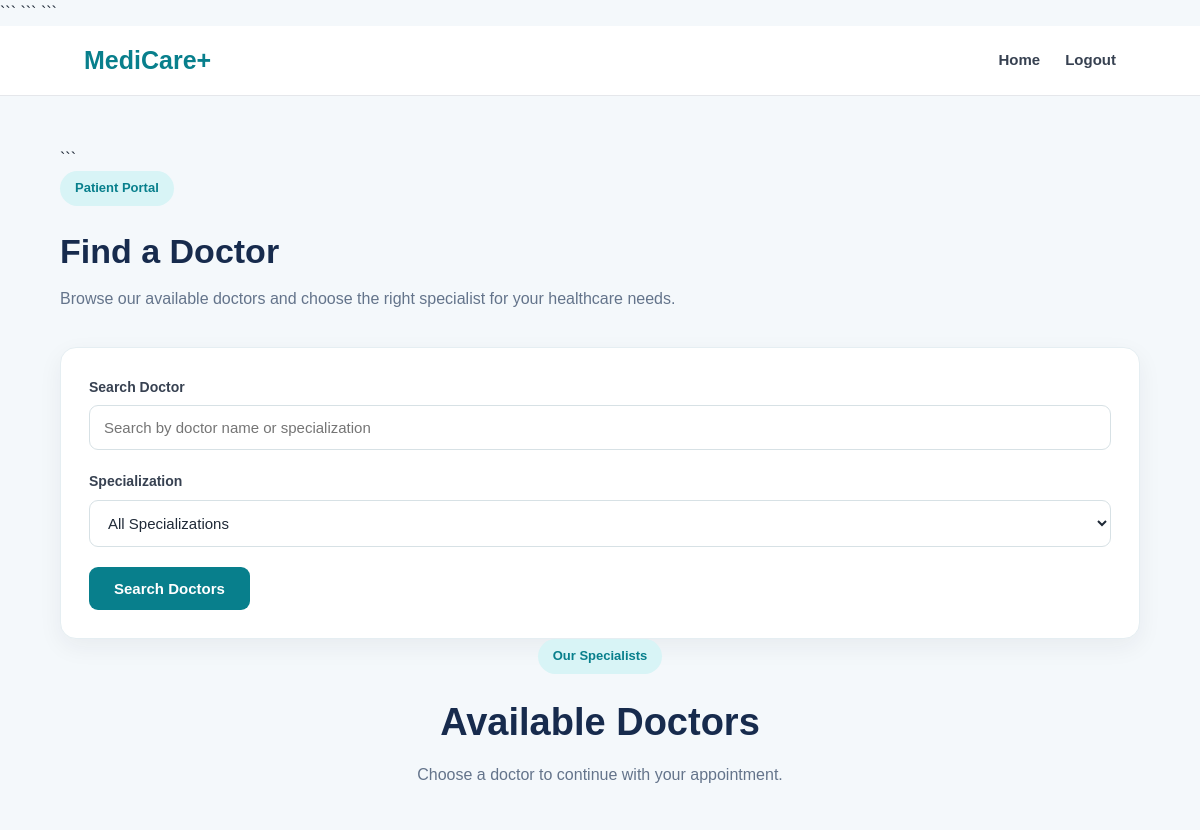
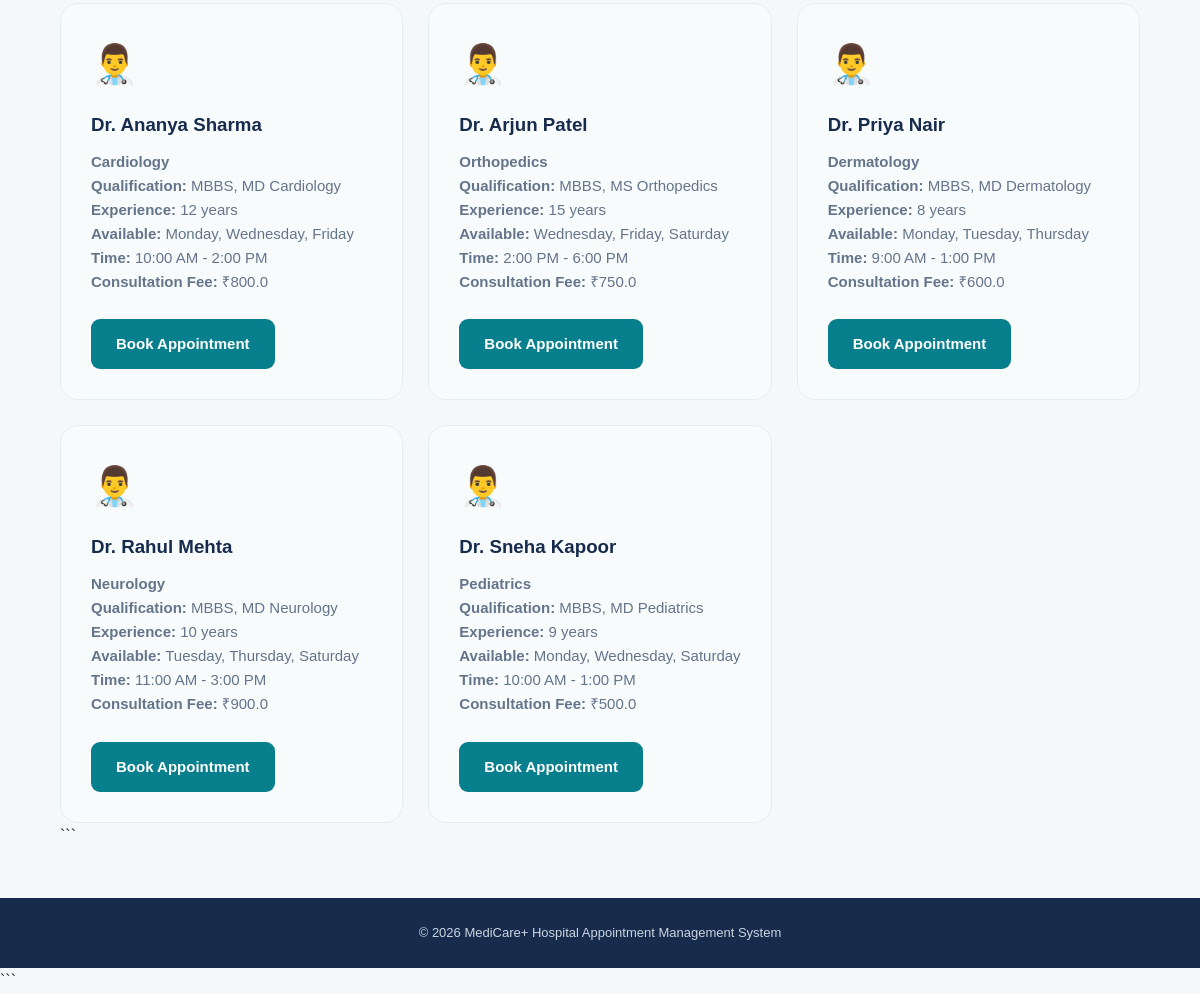
/patient/doctors (signed in), run on the app's committed database (2 pictures, top to bottom).
### tables this page shows
CREATE TABLE doctors (
            id INTEGER PRIMARY KEY AUTOINCREMENT,
            name TEXT NOT NULL,
            specialization TEXT NOT NULL,
            qualification TEXT,
            experience INTEGER DEFAULT 0,
            phone TEXT,
            email TEXT,
            available_days TEXT,
            available_time TEXT,
            consultation_fee REAL DEFAULT 0,
            status TEXT DEFAULT 'Active',
            created_at TEXT DEFAULT CURRENT_TIMESTAMP
        );

### app.py (the view, shortened to what this page needs)
@app.route("/patient/doctors")
@login_required
def doctors():
    specialization = request.args.get(
        "specialization",
        ""
    ).strip()
    search = request.args.get(
        "search",
        ""
    ).strip()
    conn = get_db()
    query = """
        SELECT *
        FROM doctors
        WHERE status = 'Active'
    """
    params = []
    query += """
        ORDER BY name
    """
    doctors_list = conn.execute(
        query,
        params
    ).fetchall()
    specializations = conn.execute("""
        SELECT DISTINCT specialization
        FROM doctors
        WHERE status = 'Active'
        ORDER BY specialization
    """).fetchall()
    conn.close()
    return render_template(
        "patient/doctors.html",
        doctors=doctors_list,
        specializations=specializations,
        selected_specialization=specialization,
        search=search
    )

### app.py (called while the page is built, shortened)
def get_db():
    conn = sqlite3.connect(DATABASE)
    conn.row_factory = sqlite3.Row
    return conn

def login_required(function):
    @wraps(function)
    def decorated_function(*args, **kwargs):
        return function(*args, **kwargs)
    return decorated_function

### templates/patient/doctors.html (shortened to what this page needs)
{% extends "base.html" %}
{% block content %}
<section class="dashboard-container">
```
<div class="dashboard-header">
    <span class="badge">Patient Portal</span>
    <h1>Find a Doctor</h1>
    <p>
        Browse our available doctors and choose the right specialist
        for your healthcare needs.
    </p>
</div>
<div class="dashboard-card">
    <form method="GET" action="{{ url_for('doctors') }}">
        <div class="form-row">
            <div class="form-group">
                <label for="search">
                    Search Doctor
                </label>
                <input
                    type="text"
                    id="search"
                    name="search"
                    value="{{ search }}"
                    placeholder="Search by doctor name or specialization"
                >
            </div>
            <div class="form-group">
                <label for="specialization">
                    Specialization
                </label>
                <select
                    id="specialization"
                    name="specialization"
                >
                    <option value="">
                        All Specializations
                    </option>
                </select>
            </div>
        </div>
        <button
            type="submit"
            class="btn primary"
        >
            Search Doctors
        </button>
    </form>
</div>
<div class="section-heading">
    <span class="badge">Our Specialists</span>
    <h2>Available Doctors</h2>
    <p>
        Choose a doctor to continue with your appointment.
    </p>
</div>
{% if doctors %}
    <div class="feature-grid">
        {% for doctor in doctors %}
            <div class="feature-card">
                <div class="feature-icon">
                    👨‍⚕️
                </div>
                <h3>
                    {{ doctor['name'] }}
                </h3>
                <p>
                    <strong>
                        {{ doctor['specialization'] }}
                    </strong>
                </p>
                <p>
                    <strong>Qualification:</strong>
                    {{ doctor['qualification'] }}
                </p>
                <p>
                    <strong>Experience:</strong>
                    {{ doctor['experience'] }} years
                </p>
                <p>
                    <strong>Available:</strong>
                    {{ doctor['available_days'] }}
                </p>
                <p>
                    <strong>Time:</strong>
                    {{ doctor['available_time'] }}
                </p>
                <p>
                    <strong>Consultation Fee:</strong>
                    ₹{{ doctor['consultation_fee'] }}
                </p>
                <br>
                <a
                    href="{{ url_for('book_appointment', doctor_id=doctor['id']) }}"
                    class="btn primary"
                >
                    Book Appointment
                </a>
            </div>
        {% endfor %}
    </div>
{% endif %}
```
</section>
{% endblock %}

### templates/base.html (shortened to what this page needs)
<!DOCTYPE html>
<html lang="en">
<head>
<link rel="stylesheet"
      href="{{ url_for('static', filename='css/style.css') }}">
```
</head>
<body>
```
<nav class="navbar">
    <div class="logo">
        MediCare+
    </div>
    <div class="nav-links">
        <a href="{{ url_for('index') }}">
            Home
        </a>
        {% if session.get('user_id') %}
            <a href="{{ url_for('logout') }}">
                Logout
            </a>
        {% endif %}
    </div>
</nav>
<main>
    {% block content %}
    {% endblock %}
</main>
<footer>
    <p>
        © 2026 MediCare+ Hospital Appointment Management System
    </p>
</footer>
```
</body>
</html>

### static/css/style.css (style rules this page uses)
* { margin: 0; padding: 0; box-sizing: border-box; }
html { scroll-behavior: smooth; }
body { font-family: Arial, Helvetica, sans-serif; background: #f4f8fb; color: #1f2937; line-height: 1.6; }
.navbar { min-height: 70px; background: #ffffff; display: flex; align-items: center; justify-content: space-between; padding: 0 7%; border-bottom: 1px solid #e5e7eb; position: sticky; top: 0; z-index: 1000; }
.logo { font-size: 25px; font-weight: 800; color: #087f8c; }
.nav-links { display: flex; align-items: center; gap: 25px; }
.nav-links a { color: #374151; text-decoration: none; font-size: 15px; font-weight: 600; transition: 0.3s; }
main { min-height: calc(100vh - 140px); }
.badge { display: inline-block; padding: 7px 15px; background: #d8f4f6; color: #087f8c; border-radius: 30px; font-size: 13px; font-weight: 700; margin-bottom: 18px; }
.btn { display: inline-block; padding: 13px 25px; border-radius: 9px; text-decoration: none; font-weight: 700; font-size: 15px; border: none; cursor: pointer; transition: 0.3s; }
.btn.primary { background: #087f8c; color: #ffffff; }
.section-heading { text-align: center; margin-bottom: 45px; }
.section-heading h2 { font-size: 38px; color: #172b4d; margin-bottom: 10px; }
.section-heading p { color: #64748b; }
.feature-grid { display: grid; grid-template-columns: repeat(3, 1fr); gap: 25px; }
.feature-card { padding: 30px; background: #f8fbfc; border: 1px solid #e4eef0; border-radius: 18px; transition: 0.3s; }
.feature-icon { font-size: 38px; margin-bottom: 15px; }
.feature-card h3 { color: #172b4d; margin-bottom: 10px; }
.feature-card p { color: #64748b; font-size: 15px; }
.form-group { margin-bottom: 20px; }
.form-group label { display: block; margin-bottom: 7px; color: #374151; font-weight: 700; font-size: 14px; }
.form-group input, .form-group select, .form-group textarea { width: 100%; padding: 13px 14px; border: 1px solid #d7e1e5; border-radius: 9px; outline: none; background: #ffffff; color: #1f2937; font-size: 15px; }
.dashboard-container { width: 90%; max-width: 1200px; margin: 50px auto; }
.dashboard-header { margin-bottom: 35px; }
.dashboard-header h1 { color: #172b4d; font-size: 34px; margin-bottom: 8px; }
.dashboard-header p { color: #64748b; }
.dashboard-card { background: #ffffff; padding: 28px; border-radius: 16px; border: 1px solid #e5eef2; box-shadow: 0 8px 25px rgba(31, 41, 55, 0.06); }
footer { min-height: 70px; background: #172b4d; color: #cbd5e1; display: flex; align-items: center; justify-content: center; text-align: center; padding: 20px; }
footer p { font-size: 13px; }

### data on the page
doctors: name "Dr. Ananya Sharma", specialization "Cardiology", qualification "MBBS, MD Cardiology", experience "12", available_days "Monday, Wednesday, Friday", available_time "10:00 AM - 2:00 PM", consultation_fee "800.0"
doctors: name "Dr. Arjun Patel", specialization "Orthopedics", qualification "MBBS, MS Orthopedics", experience "15", available_days "Wednesday, Friday, Saturday", available_time "2:00 PM - 6:00 PM", consultation_fee "750.0"
doctors: name "Dr. Priya Nair", specialization "Dermatology", qualification "MBBS, MD Dermatology", experience "8", available_days "Monday, Tuesday, Thursday", available_time "9:00 AM - 1:00 PM", consultation_fee "600.0"
doctors: name "Dr. Rahul Mehta", specialization "Neurology", qualification "MBBS, MD Neurology", experience "10", available_days "Tuesday, Thursday, Saturday", available_time "11:00 AM - 3:00 PM", consultation_fee "900.0"
doctors: name "Dr. Sneha Kapoor", specialization "Pediatrics", qualification "MBBS, MD Pediatrics", experience "9", available_days "Monday, Wednesday, Saturday", available_time "10:00 AM - 1:00 PM", consultation_fee "500.0"
